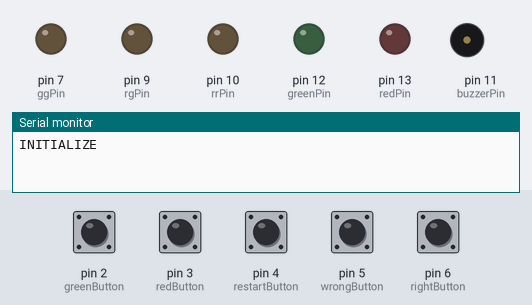
Simulated run of this sketch. Board: Arduino Uno, built with avr-gcc and run on an emulated ATmega328P. Shown: output pins drawn as LEDs (lit = HIGH), buzzer (waves = sounding), the last lines printed to the serial monitor. Inputs (shaded band) come from the test bench; at power-on: pin 4 (restartButton), pin 5 (wrongButton), pin 6 (rightButton) HIGH, pin 2 (greenButton), pin 3 (redButton) LOW.

Above: at 1.2 s.
1.3 s: pin 4 (restartButton) pulled LOW for 0.15 s
At 6.2 s:
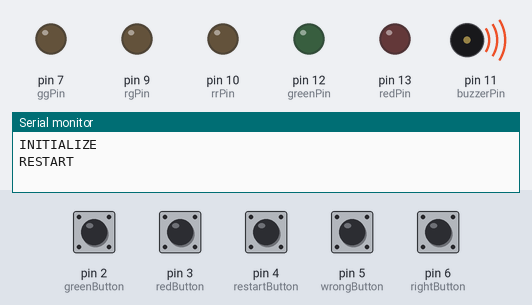
Timing chart, 0 to 10.3 s (numbered marks = the images above; inputs shaded):
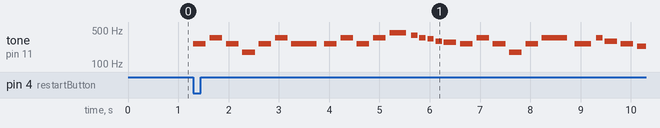

Measured:
- after the input at 1.3 s, tone on pin 11 (buzzerPin): plays 262 Hz for 0.25 s, 349 Hz for 0.25 s, 262 Hz for 0.25 s, 175 Hz for 0.25 s, 262 Hz for 0.25 s, 349 Hz for 0.25 s … (28 notes in this stretch), starting at once

The sketch:

button-switch.ino
```cpp
//pins
int greenButton = 2;
int redButton = 3;
int greenPin = 12; //LED
int redPin = 13;  //LED

int restartButton = 4;
int wrongButton = 5;
int rightButton = 6;
int buzzerPin = 11;

int redState = LOW;
int greenState = LOW;
int restartReading;
int rightReading;
int wrongReading;

int rrPin = 10;
int rgPin = 9;
int grPin = 8;
int ggPin = 7;

//gets state of LEDs
int redReading;
int greenReading;

#include "pitches.h"

//jeapardy tune
int melody[] = {
  NOTE_C4, NOTE_F4, NOTE_C4, NOTE_F3, NOTE_C4, NOTE_F4, NOTE_C4,
  NOTE_C4, NOTE_F4, NOTE_C4, NOTE_F4, NOTE_A4, NOTE_G4, NOTE_F4, NOTE_E4, NOTE_D4, NOTE_CS4,
  NOTE_C4, NOTE_F4, NOTE_C4, NOTE_F3, NOTE_C4, NOTE_F4, NOTE_C4,
  NOTE_F4, NOTE_D4, NOTE_C4, NOTE_AS3, NOTE_A3, NOTE_G3, NOTE_F3
};

int noteDurations[] = {
  4, 4, 4, 4, 4, 4, 2,
  4, 4, 4, 4, 3, 8, 8, 8, 8,
  4, 4, 4, 4, 4, 4, 2,
  3, 8, 4, 4, 4, 4, 4
};

bool pressed = false; //flag for state of buttons
void setup()
{
  pinMode(redButton, INPUT);
  pinMode(redPin, OUTPUT);
  pinMode(greenButton, INPUT);
  pinMode(greenPin, OUTPUT);
  pinMode(wrongButton, INPUT);
  pinMode(rightButton, INPUT);
  pinMode(buzzerPin, OUTPUT);

  pinMode(rrPin, OUTPUT);
  pinMode(rgPin, OUTPUT);
  pinMode(grPin, OUTPUT);
  pinMode(ggPin, OUTPUT);

  restartReading = digitalRead(restartButton);
  rightReading = digitalRead(rightButton);
  wrongReading = digitalRead(wrongButton);

  //playTheme(); //plays tune upon uploading sketch

  Serial.begin(9600);
  Serial.println("INITIALIZE");
}

void loop(){
  if (redState == LOW && greenState == LOW){
    //checkMotion, if motion buzzer sound
    buzzerLights();
  }
  if (redState == HIGH){
    redState = answerButtons(rrPin, rgPin);
  }
  else if (greenState == HIGH) {
    greenState = answerButtons(grPin, ggPin);
  }
  else{
    rightReading = digitalRead(rightButton);
    wrongReading = digitalRead(wrongButton);
  }
  if (digitalRead(restartButton) != restartReading) { //dip switch state is changed
    restart();
    restartReading = digitalRead(restartButton);
  }

}

static int answerButtons(int rPin, int gPin){ //change to DIP SWITCH
  if (digitalRead(rightButton) != rightReading) { //dip switch
    rightReading = digitalRead(rightButton);
    turnOn(gPin);
    int tempState = HIGH;
     for (int i = 0; i < 3; i++){
       tone(buzzerPin, 823, 200);
       tempState = changeState(tempState);
       digitalWrite(gPin, tempState);
       delay(500);
     }
     return LOW;
   }
  else if (digitalRead(wrongButton) != wrongReading) { //dip switch
    //digitalWrite(lightPin, changeState(lightState));
    wrongReading = digitalRead(wrongButton);
    turnOn(rPin);
    tone(buzzerPin, 223, 1000);
    RGBoff(rPin, gPin);
    return LOW;
  }
  return HIGH;
}


static int changeState(int state){
  //changes HIGH to LOW, LOW to HIGH
  if (state == HIGH){
    return LOW;
  }
  else{
    return HIGH;
  }
}

void buzzerLights(){
  //gets state for LEDs
  redReading = digitalRead(redButton);
  greenReading = digitalRead(greenButton);

  //checks if you press light once and changes the state
  //of the light to be HIGH
  if (redReading == HIGH && not pressed) {
    pressed = true;
    /*if (redState == HIGH){ // delete later
      redState = LOW;
    }*/
    if (greenState == LOW){ //light will turn on as long as the opponent's light is not on
      tone(buzzerPin, 262, 500); //buzzer sound
      redState = changeState(redState);
    }
  }

  //same for green light as red light
  if (greenReading == HIGH && not pressed) {
    pressed = true;
    /*if (greenState == HIGH){
      greenState = LOW;
    }*/
    if (redState == LOW){
      tone(buzzerPin, 294, 500);
      greenState = changeState(greenState);
    }
  }

  if (redReading == LOW && greenReading == LOW){
    pressed = false;
  }
  digitalWrite(redPin, redState);
  digitalWrite(greenPin, greenState);
}

void playTheme(){
  //plays jeapardy tune
  for (int thisNote = 0; thisNote < 30; thisNote++) {
      int noteDuration = 1000 / noteDurations[thisNote];
      tone(buzzerPin, melody[thisNote], noteDuration);
      int pauseBetweenNotes = noteDuration * 1.30;
      delay(pauseBetweenNotes);
      noTone(8);
    }
}

void turnOn(int pin){ //change colour for RGB LED
  digitalWrite(pin, HIGH);
  delay(1000);
}

void RGBoff(int rPin, int gPin){
  digitalWrite(rPin, LOW);
  digitalWrite(gPin, LOW);
}

void restart() {
  Serial.println("RESTART");
  redState = LOW;
  greenState = LOW;
  RGBoff(rrPin, rgPin);
  RGBoff(grPin, ggPin);
  playTheme();
  //start countdown timer
}
```

pitches.h
```cpp
/*************************************************
 * Public Constants
 *************************************************/

#define NOTE_B0  31
#define NOTE_C1  33
#define NOTE_CS1 35
#define NOTE_D1  37
#define NOTE_DS1 39
#define NOTE_E1  41
#define NOTE_F1  44
#define NOTE_FS1 46
#define NOTE_G1  49
#define NOTE_GS1 52
#define NOTE_A1  55
#define NOTE_AS1 58
#define NOTE_B1  62
#define NOTE_C2  65
#define NOTE_CS2 69
#define NOTE_D2  73
#define NOTE_DS2 78
#define NOTE_E2  82
#define NOTE_F2  87
#define NOTE_FS2 93
#define NOTE_G2  98
#define NOTE_GS2 104
#define NOTE_A2  110
#define NOTE_AS2 117
#define NOTE_B2  123
#define NOTE_C3  131
#define NOTE_CS3 139
#define NOTE_D3  147
#define NOTE_DS3 156
#define NOTE_E3  165
#define NOTE_F3  175
#define NOTE_FS3 185
#define NOTE_G3  196
#define NOTE_GS3 208
#define NOTE_A3  220
#define NOTE_AS3 233
#define NOTE_B3  247
#define NOTE_C4  262
#define NOTE_CS4 277
#define NOTE_D4  294
#define NOTE_DS4 311
#define NOTE_E4  330
#define NOTE_F4  349
#define NOTE_FS4 370
#define NOTE_G4  392
#define NOTE_GS4 415
#define NOTE_A4  440
#define NOTE_AS4 466
#define NOTE_B4  494
#define NOTE_C5  523
#define NOTE_CS5 554
#define NOTE_D5  587
#define NOTE_DS5 622
#define NOTE_E5  659
#define NOTE_F5  698
#define NOTE_FS5 740
#define NOTE_G5  784
#define NOTE_GS5 831
#define NOTE_A5  880
#define NOTE_AS5 932
#define NOTE_B5  988
#define NOTE_C6  1047
#define NOTE_CS6 1109
#define NOTE_D6  1175
#define NOTE_DS6 1245
#define NOTE_E6  1319
#define NOTE_F6  1397
#define NOTE_FS6 1480
#define NOTE_G6  1568
#define NOTE_GS6 1661
#define NOTE_A6  1760
#define NOTE_AS6 1865
#define NOTE_B6  1976
#define NOTE_C7  2093
#define NOTE_CS7 2217
#define NOTE_D7  2349
#define NOTE_DS7 2489
#define NOTE_E7  2637
#define NOTE_F7  2794
#define NOTE_FS7 2960
#define NOTE_G7  3136
#define NOTE_GS7 3322
#define NOTE_A7  3520
#define NOTE_AS7 3729
#define NOTE_B7  3951
#define NOTE_C8  4186
#define NOTE_CS8 4435
#define NOTE_D8  4699
#define NOTE_DS8 4978
```
